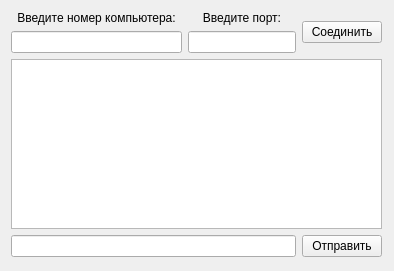
<?xml version="1.0" encoding="UTF-8"?>
<ui version="4.0">
 <class>Client</class>
 <widget class="QWidget" name="Client">
  <property name="geometry">
   <rect>
    <x>0</x>
    <y>0</y>
    <width>394</width>
    <height>271</height>
   </rect>
  </property>
  <property name="windowTitle">
   <string>Client</string>
  </property>
  <widget class="QWidget" name="">
   <property name="geometry">
    <rect>
     <x>0</x>
     <y>0</y>
     <width>393</width>
     <height>268</height>
    </rect>
   </property>
   <layout class="QGridLayout" name="gridLayout">
    <item row="0" column="0">
     <widget class="QLabel" name="label">
      <property name="text">
       <string>Введите номер компьютера:</string>
      </property>
      <property name="alignment">
       <set>Qt::AlignCenter</set>
      </property>
     </widget>
    </item>
    <item row="0" column="3" rowspan="2">
     <widget class="QPushButton" name="pushButton">
      <property name="text">
       <string>Соединить</string>
      </property>
     </widget>
    </item>
    <item row="1" column="0">
     <widget class="QLineEdit" name="lineEdit"/>
    </item>
    <item row="1" column="1" colspan="2">
     <widget class="QLineEdit" name="lineEdit_2"/>
    </item>
    <item row="2" column="0" colspan="4">
     <widget class="QTextEdit" name="textEdit"/>
    </item>
    <item row="3" column="3">
     <widget class="QPushButton" name="pushButton_2">
      <property name="text">
       <string>Отправить</string>
      </property>
     </widget>
    </item>
    <item row="3" column="0" colspan="3">
     <widget class="QLineEdit" name="lineEdit_3"/>
    </item>
    <item row="0" column="1" colspan="2">
     <widget class="QLabel" name="label_2">
      <property name="text">
       <string>Введите порт:</string>
      </property>
      <property name="alignment">
       <set>Qt::AlignCenter</set>
      </property>
     </widget>
    </item>
   </layout>
  </widget>
 </widget>
 <layoutdefault spacing="6" margin="11"/>
 <resources/>
 <connections/>
</ui>
